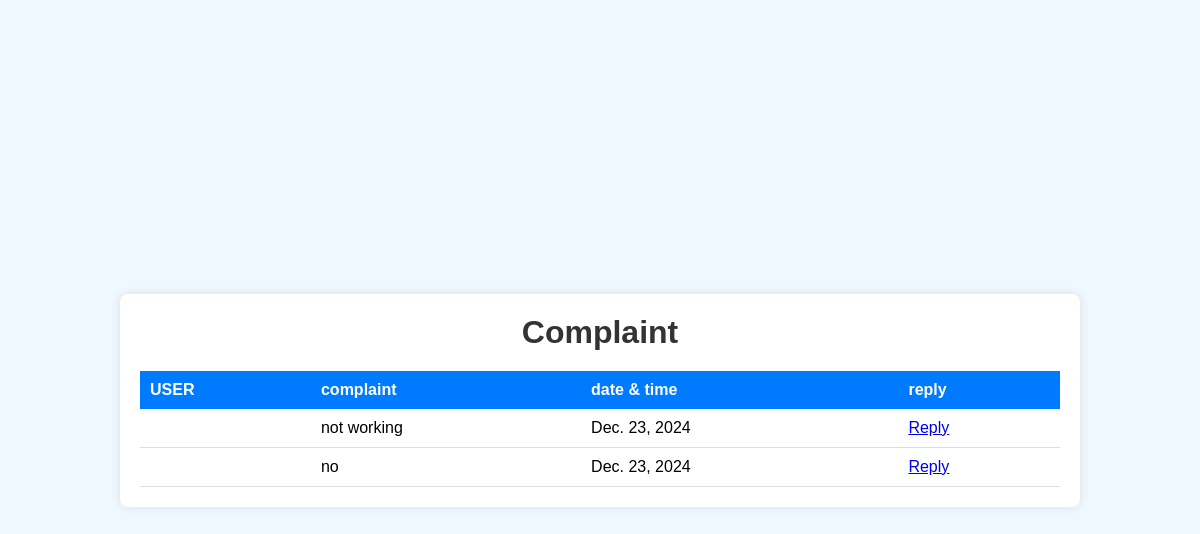
Page /complaint on the earlier database version.
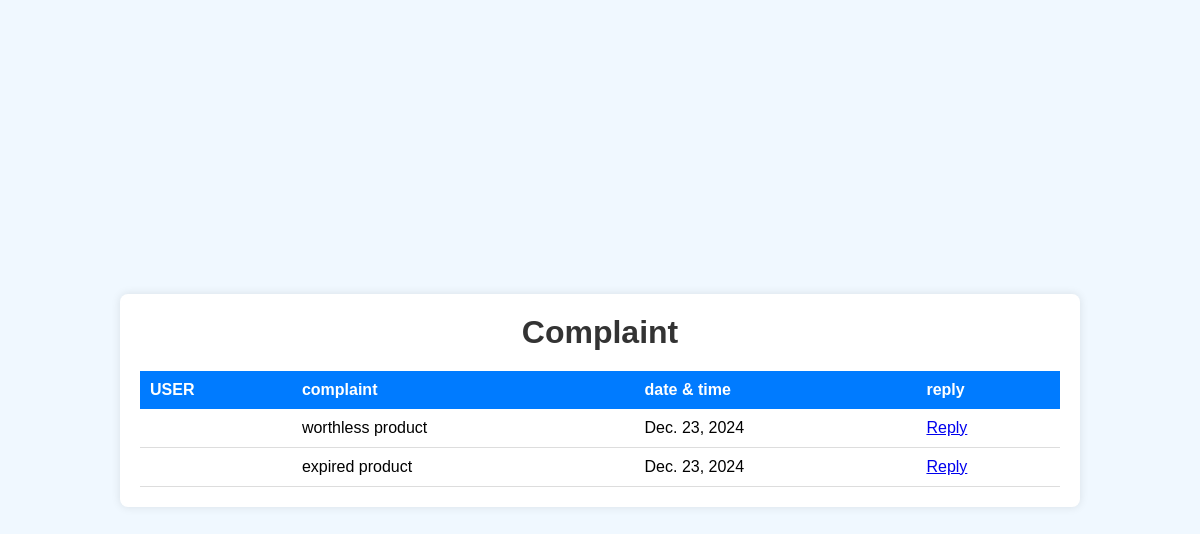
Same page on the later database version.
### administrator/models.py (models this page shows)
class complainttable(models.Model):
    USER=models.ForeignKey(usertable,on_delete=models.CASCADE,null=True,blank=True)
    complaint=models.CharField(max_length=100,null=True,blank=True)
    datetime=models.DateField(null=True,blank=True)

### administrator/views.py (the view)
# urls.py: path('complaint',complaint.as_view(),name='complaint'),
class complaint(View):
    def get(self,request):
        c=complainttable.objects.all()
        return render(request,'administrator/view complaint & reply/complaint.html',{'a':c})

### templates/administrator/view complaint & reply/complaint.html (shortened to what this page needs)
{% load static %}
<!DOCTYPE html>
<html lang="en">
<head>
    <link rel="stylesheet" href="{% static 'css/complaint.css' %}">
</head>
<body>
    <div class="container">
        <h1>Complaint</h1>
        <table>
            <thead>
                <tr>
                    <th> USER</th>
                    <th>complaint</th>
                    <th>date & time</th>
                    <th>reply</th>
                </tr>
            </thead>
            <tbody>
                {% for i in a %}
                <tr>
                    <td>{{i.user}}</td>
                    <td>{{i.complaint}}</td>
                    <td>{{i.datetime}}</td>
                    <td><a href="/complaintreply/{{i.id}}" class="reply-btn">Reply</a></td>
                </tr>
                {% endfor %}
            </tbody>
        </table>
    </div>
</body>
</html>

### static/css/complaint.css (style rules this page uses)
* { margin: 0; padding: 0; box-sizing: border-box; }
body { font-family: Arial, sans-serif; background-color: aliceblue; display: flex; justify-content: center; align-items: center; height: 100vh; }
.container { width: 80%; margin: 20px auto; background-color: #fff; padding: 20px; border-radius: 8px; box-shadow: 0 0 10px rgba(0, 0, 0, 0.1); }
h1 { text-align: center; color: #333; margin-bottom: 20px; }
table { width: 100%; border-collapse: collapse; margin-top: 20px; }
th { background-color: #007BFF; color: #fff; padding: 10px; text-align: left; }
td { padding: 10px; text-align: left; border-bottom: 1px solid #ddd; }

Differences in the rows shown:
changed complainttable: complaint "not working" → "worthless product"
changed complainttable: complaint "no" → "expired product"
